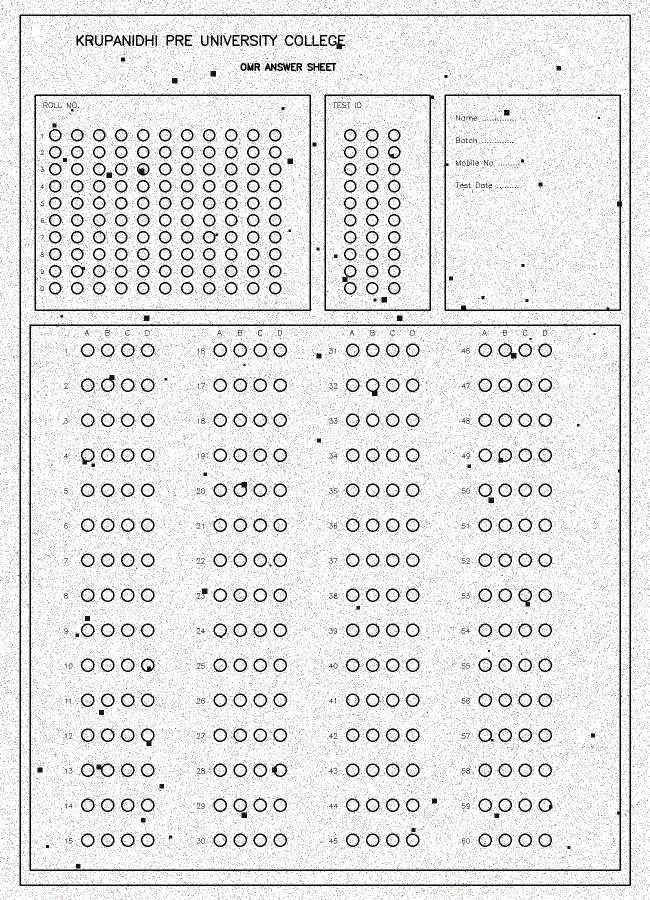
#> input picture tests/noisy_blank.jpg, 1300 x 1800 px (shown at 1/2 size)
$ python -i _omr.py   (imports and definitions only)
#> lines starting #> are read from the running program, lines starting #| are printed output that depends on the picture; after the words box and inside, x2 and y2 are one past the last pixel; in counts of white or black regions, pixels touching at a corner belong together
"""
OMREval - OpenCV image processing core.

Two public entry points:

  detect_bubbles(image_bytes, ...)  -> bubble grid for a BLANK template
  evaluate_sheet(template_bytes, student_bytes, positions, ...)
                                    -> per-question detected answers

Everything works in a "normalised" coordinate space: images are scaled so the
longest side is WORK_MAX_DIM px. Bubble positions are stored in that space, and
at evaluation time the student sheet is warped onto the template's normalised
frame, so coordinates always line up.

No answer key ever reaches this module - it only reports which bubbles are
filled. Scoring happens in the Next.js layer (src/lib/scoring.ts).
"""

import math

import cv2
import numpy as np

# --------------------------------------------------------------------------
# Tunables
# --------------------------------------------------------------------------

WORK_MAX_DIM = 1600          # longest side of the normalised working image

# Bubble candidate filters (radii are in normalised px)
MIN_BUBBLE_R = 4.0
MAX_BUBBLE_R = 34.0
MIN_CIRCULARITY = 0.55
MIN_EXTENT = 0.35            # contour area / bounding-box area
MAX_EXTENT = 1.10
ASPECT_TOLERANCE = 0.42      # |w/h - 1| must be under this

# Fill decision
FILL_THRESHOLD = 0.60        # >= 60% of the bubble interior dark -> filled
FAINT_FLOOR = 0.32           # below this, nothing was marked at all
MIN_MARGIN = 0.18            # gap between best and runner-up to be confident
INNER_RADIUS_FACTOR = 0.70   # sample inside the printed ring, not on it

# Alignment
# Grid reading
MIN_GRID_COMPLETENESS = 0.8   # fraction of question rows that must be found
MAX_UNREADABLE_FRACTION = 0.2 # above this, decline rather than report marks

# Work limits. A clean scan yields a few hundred bubble candidates, but a real
# photo (paper texture, JPEG noise, printed instructions) can yield tens of
# thousands, and the pairwise geometry below is quadratic in that count. Without
# these caps a noisy sheet exhausts memory or the function timeout instead of
# just detecting badly.
MAX_ANGLE_POINTS = 4000      # points used to estimate sheet skew
ANGLE_CHUNK = 512            # rows per distance-matrix block
MAX_CANDIDATES = 60000       # hard ceiling on contour candidates

OPTION_LABELS = ["A", "B", "C", "D", "E", "F"]


class OmrError(Exception):
    """Raised with a message that is safe to show to a teacher."""


# --------------------------------------------------------------------------
# Image helpers
# --------------------------------------------------------------------------

# [21 lines left out: functions decode_image, normalise, not called in this run]


def to_gray(img):
    return cv2.cvtColor(img, cv2.COLOR_BGR2GRAY) if img.ndim == 3 else img


# [7 lines left out: function flatten_illumination, not called in this run]


# --------------------------------------------------------------------------
# Bubble detection
# --------------------------------------------------------------------------

def _binarise_variants(gray):
    """Two binarisations; we keep whichever yields the better bubble grid."""
    blur = cv2.GaussianBlur(gray, (5, 5), 0)
    adaptive = cv2.adaptiveThreshold(
        blur, 255, cv2.ADAPTIVE_THRESH_GAUSSIAN_C, cv2.THRESH_BINARY_INV, 25, 9
    )
    _, otsu = cv2.threshold(blur, 0, 255, cv2.THRESH_BINARY_INV + cv2.THRESH_OTSU)
    return [adaptive, otsu]


def _candidate_bubbles(binary):
    """Contours that look like a printed bubble outline."""
    contours, _ = cv2.findContours(binary, cv2.RETR_LIST, cv2.CHAIN_APPROX_SIMPLE)
    found = []
    for c in contours:
        x, y, w, h = cv2.boundingRect(c)
        if w == 0 or h == 0:
            continue
        r = (w + h) / 4.0
        if r < MIN_BUBBLE_R or r > MAX_BUBBLE_R:
            continue
        if abs(w / float(h) - 1.0) > ASPECT_TOLERANCE:
            continue
        area = cv2.contourArea(c)
        if area <= 0:
            continue
        extent = area / float(w * h)
        if extent < MIN_EXTENT or extent > MAX_EXTENT:
            continue
        perimeter = cv2.arcLength(c, True)
        if perimeter <= 0:
            continue
        circularity = 4.0 * math.pi * area / (perimeter * perimeter)
        if circularity < MIN_CIRCULARITY:
            continue
        found.append((x + w / 2.0, y + h / 2.0, r))
    return found


def _dedupe(bubbles):
    """A filled bubble often produces both an outer and an inner contour.

    Bucketed by position rather than compared pairwise: on a noisy scan the
    candidate list runs to tens of thousands, and an all-pairs scan there is
    slow enough to hit the function timeout on its own.
    """
    if not bubbles:
        return []
    bubbles = sorted(bubbles, key=lambda b: -b[2])[:MAX_CANDIDATES]

    # Any pair closer than largest_radius * 0.85 must land in the same or an
    # adjacent cell, so a 3x3 neighbourhood check is exhaustive.
    cell = max(2.0, bubbles[0][2] * 0.85)
    buckets = {}
    kept = []

    for cx, cy, r in bubbles:
        gx, gy = int(cx // cell), int(cy // cell)
        duplicate = False
        for dx in (-1, 0, 1):
            for dy in (-1, 0, 1):
                for kx, ky, kr in buckets.get((gx + dx, gy + dy), ()):
                    if math.hypot(cx - kx, cy - ky) < max(kr, r) * 0.85:
                        duplicate = True
                        break
                if duplicate:
                    break
            if duplicate:
                break
        if not duplicate:
            kept.append((cx, cy, r))
            buckets.setdefault((gx, gy), []).append((cx, cy, r))
    return kept


def _keep_consistent_sizes(bubbles):
    """Printed bubbles on one sheet are all the same size; drop the outliers
    (letters, boxes, logo circles) that survived the shape filters."""
    if not bubbles:
        return [], 0.0
    radii = np.array([b[2] for b in bubbles])
    median_r = float(np.median(radii))
    return [b for b in bubbles if 0.65 * median_r <= b[2] <= 1.5 * median_r], median_r


# [407 lines left out: functions _cluster_rows, _split_row_into_groups, _cluster_columns, _dominant_row_lattice, _fit_lattice, _detect_groups and 3 more, not called in this run]


# --------------------------------------------------------------------------
# Alignment
# --------------------------------------------------------------------------

def _detect_bubble_points(gray, expected_count=None):
    """Every bubble-like centre in an image, from whichever binarisation gets
    closest to the expected count."""
    best, best_score = [], None
    for binary in _binarise_variants(gray):
        kept, _ = _keep_consistent_sizes(_dedupe(_candidate_bubbles(binary)))
        score = -abs(len(kept) - expected_count) if expected_count else len(kept)
        if best_score is None or score > best_score:
            best, best_score = kept, score
    return best


def _grid_angle(points):
    """Rotation of the bubble grid, in degrees.

    Each bubble's nearest neighbour is the adjacent option in the same question
    (options sit closer together than rows do), so those vectors all point along
    a printed row. Their median angle is the sheet's skew, and unlike a hull or
    bounding-box estimate it is unaffected by a few stray detections.
    """
    pts = np.asarray(points, dtype=np.float32)
    if len(pts) < 4:
        return 0.0

    # A median only needs a representative sample, and the full pairwise matrix
    # is quadratic: 20k points would be gigabytes.
    if len(pts) > MAX_ANGLE_POINTS:
        pts = pts[np.linspace(0, len(pts) - 1, MAX_ANGLE_POINTS).astype(int)]

    collected = []
    for start in range(0, len(pts), ANGLE_CHUNK):
        block = pts[start:start + ANGLE_CHUNK]
        deltas = block[:, None, :] - pts[None, :, :]
        distances = np.sqrt((deltas ** 2).sum(axis=2))
        # Exclude each point from being its own nearest neighbour.
        rows = np.arange(len(block))
        distances[rows, start + rows] = np.inf
        nearest = np.argmin(distances, axis=1)
        vectors = pts[nearest] - block
        collected.append(np.degrees(np.arctan2(vectors[:, 1], vectors[:, 0])))

    angles = np.concatenate(collected)
    # A row direction has no sign, so fold onto (-90, 90].
    angles = (angles + 90.0) % 180.0 - 90.0
    return float(np.median(angles))


def _rotate(image, angle):
    """Rotate about the centre, growing the canvas so nothing is clipped."""
    if abs(angle) < 0.05:
        return image
    h, w = image.shape[:2]
    m = cv2.getRotationMatrix2D((w / 2.0, h / 2.0), angle, 1.0)
    cos, sin = abs(m[0, 0]), abs(m[0, 1])
    nw = int(h * sin + w * cos)
    nh = int(h * cos + w * sin)
    m[0, 2] += nw / 2.0 - w / 2.0
    m[1, 2] += nh / 2.0 - h / 2.0
    return cv2.warpAffine(image, m, (nw, nh), flags=cv2.INTER_LINEAR,
                          borderMode=cv2.BORDER_REPLICATE)


def deskew_to_grid(gray, expected_count=None):
    """Straighten a photographed sheet using its own bubble grid.

    Returns (deskewed_gray, angle). The angle is whatever rotation was applied.
    """
    points = _detect_bubble_points(gray, expected_count=expected_count)
    if len(points) < 8:
        return gray, 0.0
    angle = _grid_angle([(p[0], p[1]) for p in points])
    return _rotate(gray, angle), angle


# --------------------------------------------------------------------------
# Fill measurement + per-question decision
# --------------------------------------------------------------------------

# [273 lines left out: functions _mark_mask, _fill_ratio, _decide, _group_centres, _robust_scale_shift, _match_groups and 2 more, not called in this run]

>>> import cv2
>>> picture = cv2.imread('../../tests/noisy_blank.jpg', cv2.IMREAD_GRAYSCALE)
#> picture: shape (1800, 1300); min 0, max 255, mean 228.7
>>> result = deskew_to_grid(picture)
#> in _binarise_variants, `adaptive = cv2.adaptiveThreshold( blur, 255, cv2.ADAPTIVE_THRESH_GAUSS..`:
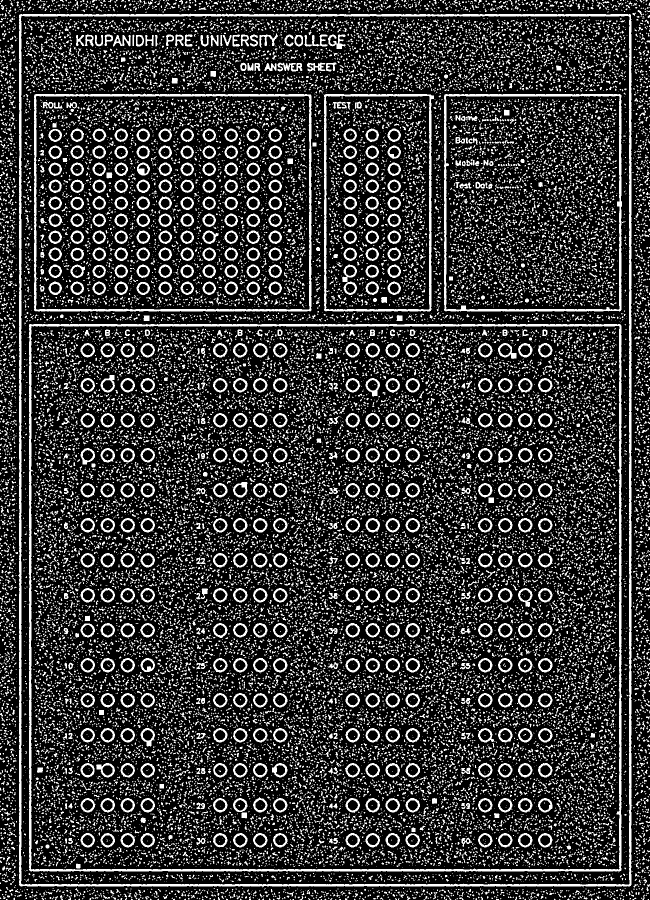
#> adaptive: shape (1800, 1300) (shown at 1/2 size); 21.3% white; 31439 white regions (27392 under 20 px), largest, box (x1, y1, x2, y2) and area: (36, 27, 1265, 1775) 27845, (55, 647, 1245, 1745) 21238, (68, 187, 624, 623) 9073
#> in _binarise_variants, `_, otsu = cv2.threshold(blur, 0, 255, cv2.THRESH_BINARY_INV + cv2.THRE..`:
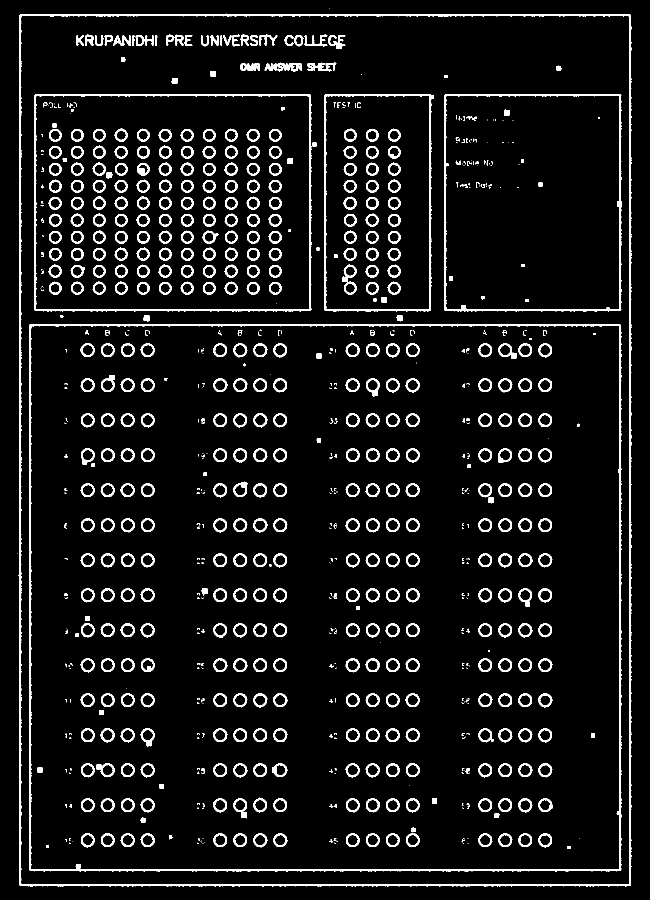
#> otsu: shape (1800, 1300) (shown at 1/2 size); 7.3% white; 806 white regions (286 under 20 px), largest, box (x1, y1, x2, y2) and area: (37, 27, 1263, 1773) 19883, (58, 648, 1243, 1743) 15239, (68, 188, 623, 623) 6563
#> the loop in _detect_bubble_points, `for binary in _binarise_variants(gray):` made 2 passes
#> (cell in _dedupe, median_r in _keep_consistent_sizes, score, best_score) on pass 1: (14.24, 14.5, 382, 382)
#> (cell in _dedupe, median_r in _keep_consistent_sizes, score) on pass 2: (14.66, 13.75, 382)
#> after the loop in _detect_bubble_points, `for binary in _binarise_variants(gray):`: best = 382 items, first 6: (211, 1540.5, 16.75), (1050.5, 1195, 16.75), (295.5, 1474.5, 16.5), (745.5, 774.5, 16.5), (973.5, 1470.5, 16), (215.5, 767.5, 16); best_score = 382
#> in deskew_to_grid, `points = _detect_bubble_points(gray, expected_count=expected_count)`: points has the same summary as best in _detect_bubble_points
#> in _grid_angle, `pts = np.asarray(points, dtype=np.float32)`: pts = 382 pairs, first value 110.5 to 1090.5, second value 81 to 1680.5
#> the loop in _grid_angle, `for start in range(0, len(pts), ANGLE_CHUNK):` made 1 pass
#> pass 1, in _grid_angle, `distances = np.sqrt((deltas ** 2).sum(axis=2))`:
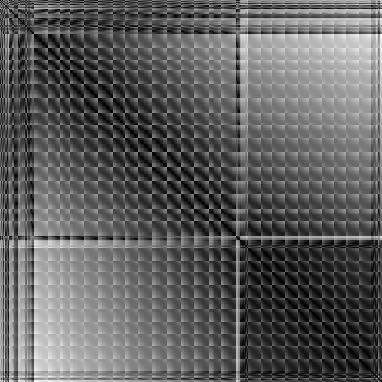
#> distances: shape (382, 382) float32; min 0, max 1792.7, mean 668.1; drawn with min black and max white
#> after the loop in _grid_angle, `for start in range(0, len(pts), ANGLE_CHUNK):`:
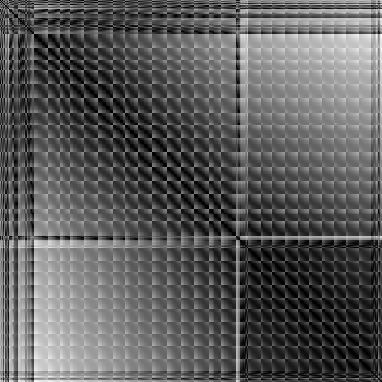
#> distances: shape (382, 382) float32; 0.26% of pixels changed, all inside (x1, y1, x2, y2) = (0, 0, 382, 382); drawn with min black, max white, NaN and infinite black
#> after the loop in _grid_angle, `for start in range(0, len(pts), ANGLE_CHUNK):`: collected = 1 item
#> in _grid_angle, `angles = np.concatenate(collected)`: angles = 382 values, max 180 at index 0, min -179.3 at index 13, mean 50.94
#> in _grid_angle, `angles = (angles + 90.0) % 180.0 - 90.0`: angles = 382 values, max 89.16 at index 243, min -90 at index 242, mean -30.58
#> in deskew_to_grid, `angle = _grid_angle([(p[0], p[1]) for p in points])`: angle = 0

$ run again, on tests/student_sim.jpg
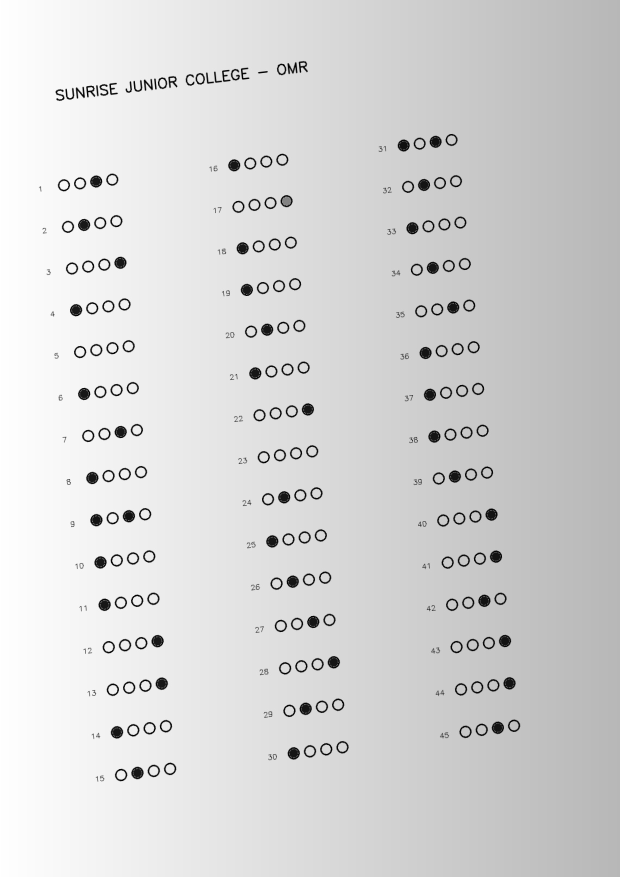
#> input picture tests/student_sim.jpg, 1240 x 1754 px (shown at 1/2 size)
#> picture is the input picture: shape (1754, 1240); min 0, max 255, mean 213.9
#> adaptive: shape (1754, 1240); 3.1% white; 281 white regions, largest, box (x1, y1, x2, y2) and area: (263, 1533, 287, 1559) 475, (221, 1452, 246, 1477) 473, (197, 1197, 222, 1222) 472
#> otsu: shape (1754, 1240); 2.8% white; 314 white regions (87 under 20 px), largest, box (x1, y1, x2, y2) and area: (1006, 1354, 1032, 1380) 512, (983, 1443, 1009, 1469) 510, (997, 1269, 1023, 1295) 507
#> the loop in _detect_bubble_points, `for binary in _binarise_variants(gray):` made 2 passes
#> (cell in _dedupe, median_r in _keep_consistent_sizes, score, best_score) on pass 1: (11.05, 12.75, 183, 183)
#> after the loop in _detect_bubble_points, `for binary in _binarise_variants(gray):`: best = 183 items, first 6: (242, 1550, 13), (340, 1538, 13), (620, 1503, 13), (685, 1495, 13), (931, 1464, 13), (299, 1457, 13); best_score = 183
#> points has the same summary as best in _detect_bubble_points
#> pts = 183 pairs, first value 128 to 1028, second value 139 to 1550
#> the loop in _grid_angle, `for start in range(0, len(pts), ANGLE_CHUNK):` made 1 pass
#> after the loop in _grid_angle, `for start in range(0, len(pts), ANGLE_CHUNK):`:
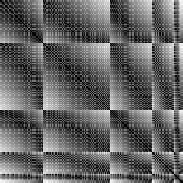
#> distances: shape (183, 183) float32; 0.55% of the values are NaN or infinite; the others: min 31.69, max 1465.2, mean 598.4; drawn with min black, max white, NaN and infinite black
#> after the loop in _grid_angle, `for start in range(0, len(pts), ANGLE_CHUNK):`: collected = 1 item
#> in _grid_angle, `angles = np.concatenate(collected)`: angles = 183 values, max 174 at index 181, min -7.88 at index 7, mean 87.66
#> in _grid_angle, `angles = (angles + 90.0) % 180.0 - 90.0`: angles = 183 values, max -6.05 at index 182, min -8.62 at index 6, mean -6.77
#> angle = -7.02
#> m = [[0.993, -0.122, 111.8], [0.122, 0.993, -69.17]]
#> cos = 0.993; sin = 0.122
#> nw = 1444
#> nh = 1892
#> in _rotate, `return cv2.warpAffine(image, m, (nw, nh), flags=cv2.INTER_LINEAR, bord..`:
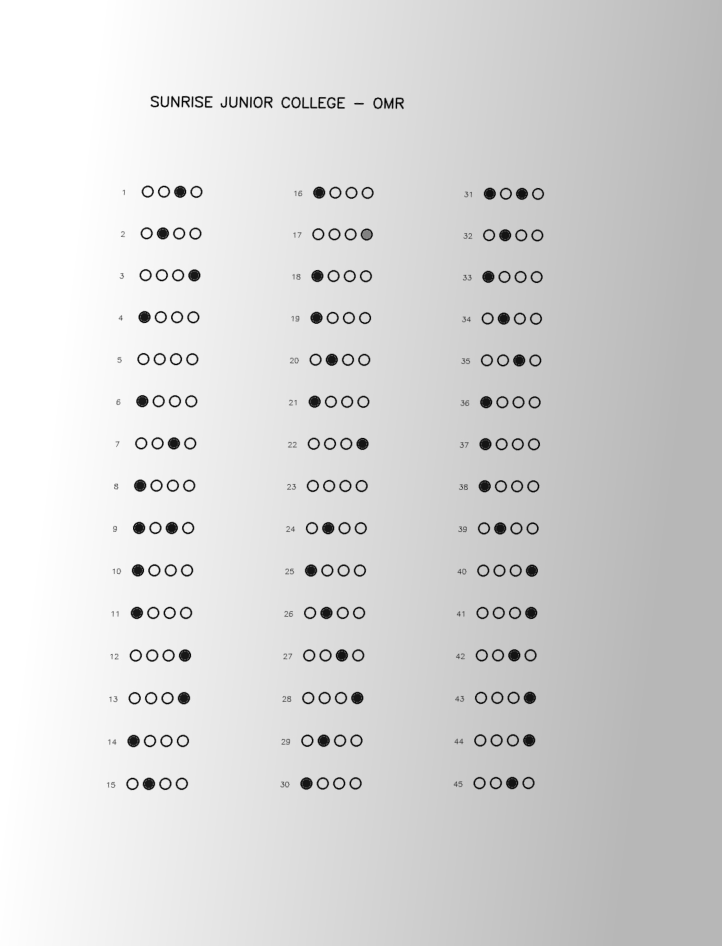
#> returned value: shape (1892, 1444) (shown at 1/2 size); min 0, max 255, mean 214.9
